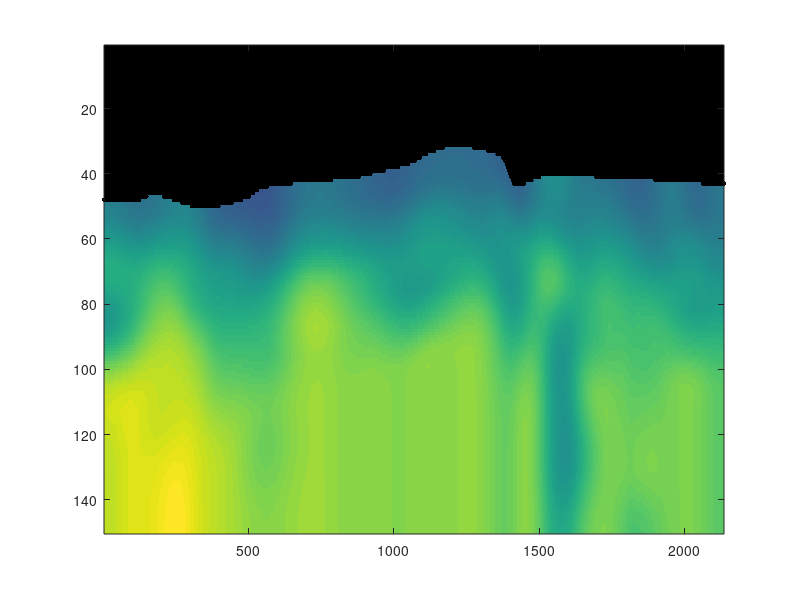

Here is the MATLAB script that generated this plot: (Note: this script raises an error after producing the figure.)
 clc;clear;close all;

%%
Location = load('foresee_ch_loc.txt');
V = load('Vs_profile.mat');
V_smooth = V.V_smooth;

%%
sx = zeros(1,2137);
sy = zeros(1,2137);
for i = 1:2137
    for j = 1:150-1
        if isnan(V_smooth(j,i)) && ~isnan(V_smooth(j+1,i))
            sx(i) = i; sy(i) = j;
        end
    end
end

figure
h = imagesc(V_smooth);
hold on;
scatter(sx,sy,10,'k','filled');
set(h,'alphadata',~isnan(V_smooth));
colormap(flipud(color_map('spectral')));
yticks(-13:160/8:147);
yticklabels(((-13:160/8:147)+303-350)*-1+350);
ylim([27 147]);
clim([1100 2500]);
h = colorbar; set(h, 'YDir', 'reverse');
h.Label.String = 'S-wave velocity (m/s)';
h.YTick = (1100:400:2500);
xlabel('Channel'); ylabel('Elevation (m)');
grid on; box on;
set(gca,'linewidth',2,'fontsize',20,'fontname','Arial','TickLength',[0.007 0.01]);
set(gcf,'unit','centimeters','position',[0,15,45,10]);

%%
X = Location(:,2)';
Y = Location(:,1)';
X = repmat(X, 150, 1);
Y = repmat(Y, 150, 1);
Z = (1:150)';
Z = repmat(Z, 1, 2137);

xx = X(:);
yy = Y(:);
zz = Z(:);
vv = flipud(V_smooth);
vv = vv(:);

%%
figure
scatter3(xx,yy,zz,50,vv,'filled');
colormap(flipud(color_map('spectral')));
clim([1100 2500]);
view([-80 40]);
box on;
zticks(3:160/8:163);
zticklabels(((147:-160/8:-13)+303-350)*-1+350);
zlim([3 123]);

xlim([-77.880 -77.850]);
xticks(-77.880:0.01:-77.850);
ylim([40.788 40.815]);
yticks(40.788:0.004:40.815);

zlabel('Elevation (m)');
h = colorbar; set(h, 'YDir', 'reverse');
h.Label.String = 'S-wave velocity (m/s)';
h.YTick = (1100:400:2500);
set(gca,'linewidth',2,'fontsize',20,'fontname','Arial','TickLength',[0.007 0.01]);
set(gcf,'unit','centimeters','position',[0,2,50,15]);
